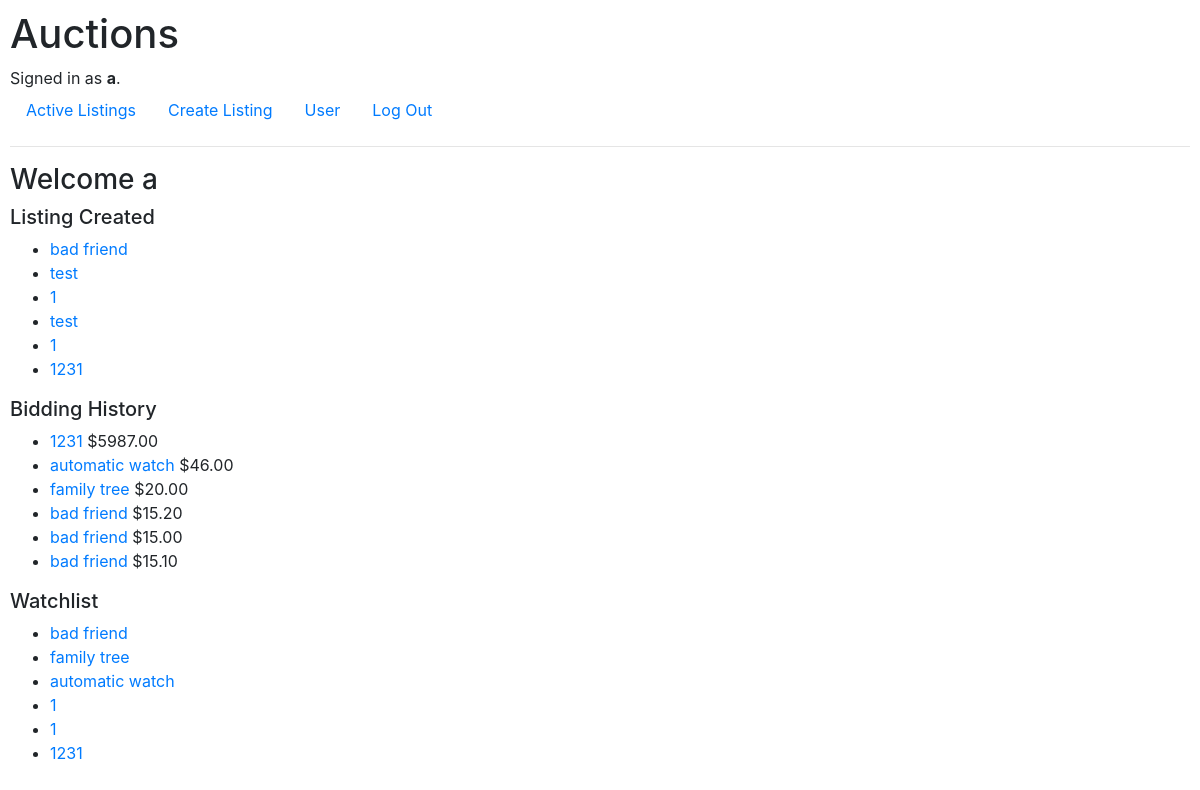
The page /user (signed in) on the database as committed earlier.
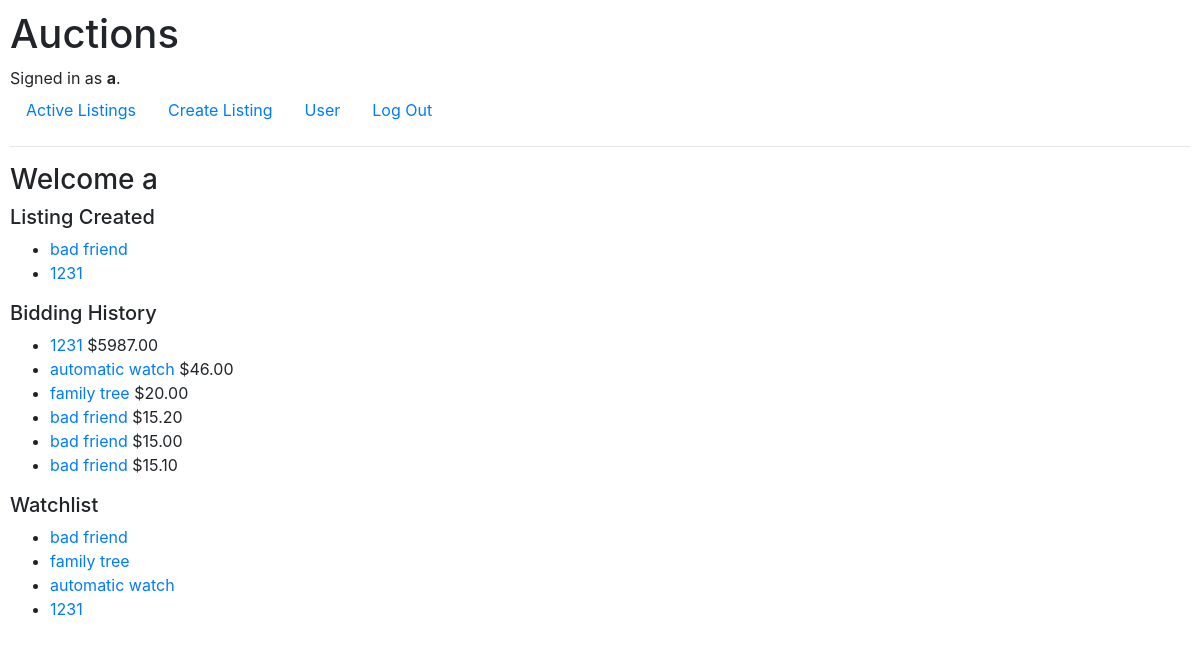
The same page on the database as committed later.
### auctions/models.py (models this page shows, shortened)
class Listing(models.Model):
    title = models.CharField(max_length=50)
    description = models.TextField(blank=True)
    photo = models.URLField(blank=True)
    price = models.DecimalField(max_digits=20, decimal_places=2)
    currentprice = models.DecimalField(default=0, blank=True, max_digits=20, decimal_places=2)
    activation = models.BooleanField()
    category = models.ForeignKey(Category, on_delete=models.CASCADE, related_name="category")
    user = models.ForeignKey(User, on_delete=models.CASCADE, related_name="listing")
    time = models.DateTimeField(auto_now_add=True)

class Bid(models.Model):
    listing = models.ForeignKey(Listing, on_delete=models.CASCADE, related_name="bid")
    bidder = models.ForeignKey(User, on_delete=models.CASCADE, related_name="bid")
    price = models.DecimalField(max_digits=20, decimal_places=2, validators=[MinValueValidator(0)])
    time = models.DateTimeField(auto_now_add=True)

### auctions/views.py (the view)
# urls.py: path("user", views.user, name="user"),
def user(request):
    user = request.user
    listing = Listing.objects.filter(user = user.id)
    bid = Bid.objects.filter(bidder = user.id).order_by("-time")
    watchlist = user.watchlist
    return render(request, "auctions/user.html", {
        "user":user,
        "bid":bid,
        "listing":listing,
    })

### auctions/templates/auctions/user.html (shortened to what this page needs)
{% extends "auctions/layout.html" %}
{% block body %}
<div name="user_info">
    <h3>Welcome {{ user.username }}</h3>
</div>
<div name="listing">
    <h5>Listing Created</h5>
    <ul>
        {% for i in listing %}
            <li><a href="{% url 'listing' i.id %}">{{ i.title }}</a></li>
        {% endfor %}
    </ul>
</div>
<div name="id">
    <h5>Bidding History</h5>
    <ul>
        {% for i in bid %}
            <li><a href="{% url 'listing' i.listing.id %}">{{ i.listing.title }} </a>${{ i.price }} </li>
        {% endfor %}
    </ul>
</div>
<div name="watchlist">
    <h5>Watchlist</h5>
    <ul>
        {% for i in user.watchlist.all %}
            <li><a href="{% url 'listing' i.id %}">{{ i.title }} </a></li>
        {% endfor %}
    </ul>
</div>
{% endblock %}

Rows that differ between the two databases and show on the page:
removed Listing: title "test", shown under "Listing Created"
removed Listing: title "1"
removed Listing: title "test", shown under "Listing Created"
removed Listing: title "1"
